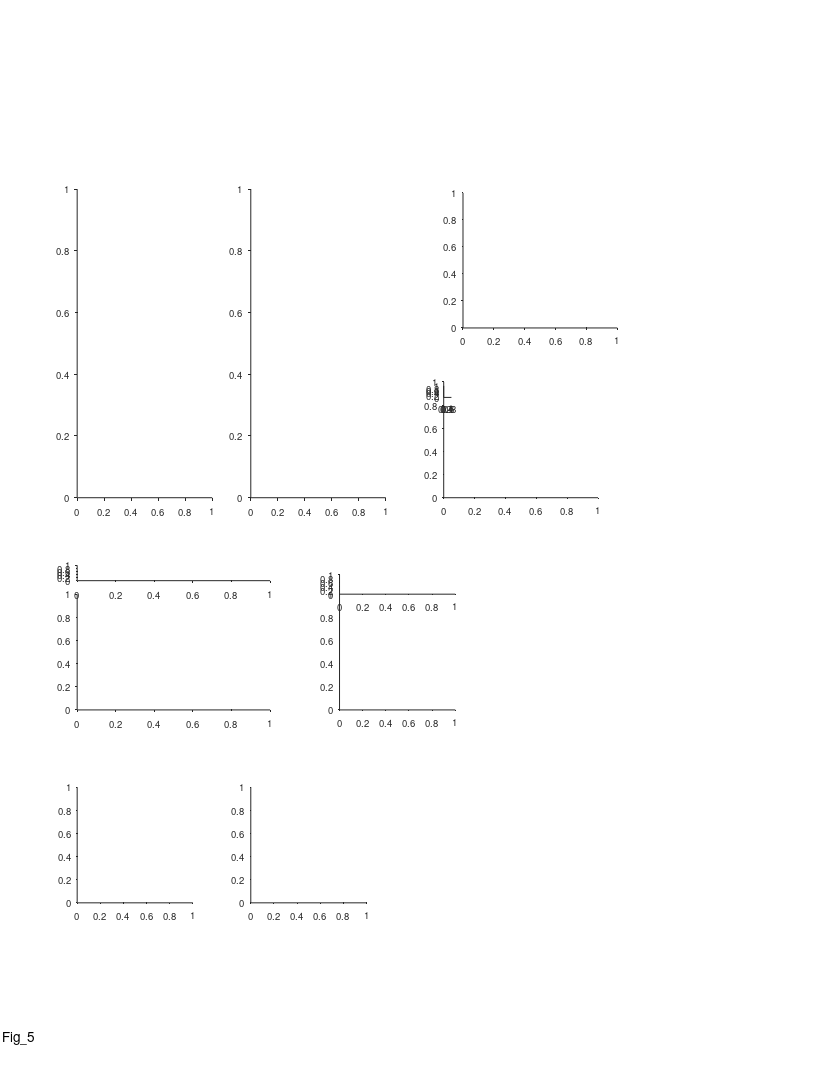

The MATLAB script that drew this image: (Note: this script raises an error after producing the figure.)
%% Replay - Fig 5 - 2 bats crossovers
%%
clear 
clc
close all

%% plotting options
params_opt = 11; % decoding opt 
novelty_session_num_thr = 5;
minSeqsThr = 30;

behavior_ex_opt = 2 % number 2 was chosen

replay_ex_opt = 1;
replay_examples_list = {
    {'rest',11,'b2299_d191213',20}
    };
replay_examples_list = cellfun(@(c)cell2struct(c,{'epoch_type','params_opt','exp_ID','event_num'},2), replay_examples_list)

%% graphics params
epoch_types = {'sleep','rest'};
epoch_type_clrs = {[.6 .1 .8],[.1 .8 .1]};
directions_clrs = {[0    0.3843    0.7451];[ 0.5216    0.2471         0]};

% timediff_max = inf;
timediff_max = 100;
exp_types = {'1 bat','2 bats'};
panels_xlim = [-0.0950    1.9950; -1.9500   40.9500; -0.4500   56.5500; -0.0210    0.4410];
panels_xticks = {[0 0.5 1 1.5],[0 20 40],[0:10:50],[0 0.2 0.4]};
smooth_method = 'movmean';
smooth_n_points = 19;

%% define output files
res_dir =  'L:\paper_replay\figures';
mkdir(res_dir)
fig_name_str = 'Fig_5';
fig_caption_str = ' ';
log_name_str = [fig_name_str '_log_file' '.txt'];
log_name_str = strrep(log_name_str , ':', '-');
log_name_str = strrep(log_name_str , ' ', '_');
log_name_out = fullfile(res_dir, log_name_str);

%% open log file
diary off
diary(log_name_out)
diary on
disp('Log file');
disp(['created: ', datestr(clock)]);
disp('======================================================');
disp([fig_name_str ':' fig_caption_str]);   
disp('======================================================');
disp('');

%% create figure
% figure_size_cm = [21.0 29.7]; % ~A4
figure_size_cm = [21.6 27.9]; % ~US letter
fig = figure;
% Some WYSIWYG options:
set(gcf,'DefaultAxesFontSize',7);
set(gcf,'DefaultAxesFontName','helvetica');
set(gcf,'DefaultAxesUnits','centimeters');
set(gcf,'PaperType','usletter')
% set(gcf,'PaperType','<custom>');
set(gcf,'PaperUnits','centimeters','PaperPosition',[0 0 figure_size_cm]);
set(gcf,'PaperOrientation','portrait');
set(gcf,'Units','centimeters','Position',get(gcf,'paperPosition')+[0 0 0 0]); % position on screen...
set(gcf, 'Renderer', 'painters');
% set(gcf, 'color', 'none');
set(groot, 'defaultAxesColor','None')
set(groot, 'defaultAxesTickDir', 'out');
set(groot,  'defaultAxesTickDirMode', 'manual');
annotation('textbox', [0.5 1 0 0], 'String',fig_name_str, 'HorizontalAlignment','center','Interpreter','none', 'FitBoxToText','on');

% create panels
panels{1}(1,1) = axes('position', [2 15 3.5 8]);
panels{1}(1,2) = axes('position', [6.5 15 3.5 8]);
panels{2}(1) = axes('position', [12 19.4 4 3.5]);
panels{3}(1) = axes('position', [11.5 15 4 3]);
panels{3}(2) = axes('position', [11.5 17.6 .2 .3]);
panels{4}(1) = axes('position', [2 9.5 5 3]);
panels{4}(2) = axes('position', [2 12.85 5 0.4]);
panels{5}(1) = axes('position', [8.8 9.5 3 3]);
panels{5}(2) = axes('position', [8.8 12.5 3 .5]);
panels{6}(1,1) = axes('position', [2 4.5 3 3]);
panels{6}(2,1) = axes('position', [6.5 4.5 3 3]);



%% ========================================================================
%% arrange sessions to load (novelty bats)
[exp_list,T] = decoding_get_inclusion_list();
T = T(exp_list,:);
novelty_exposure_bats = [184 2382];
novelty_exposure_bats_first_session = {'b0184_d191127','b2382_d190623'};
bat_novelty_session_mapping = containers.Map(novelty_exposure_bats,novelty_exposure_bats_first_session);
TF_novelty_bats = ismember(T.bat_num, novelty_exposure_bats);

%% get session number (from exposure)
exp_summary_t = DS_get_exp_summary();
for ii_exp = 1:height(exp_summary_t)
    exp = exp_summary_t(ii_exp,:);
    if any(exp.batNum == novelty_exposure_bats)
        exposure_exp_ID = bat_novelty_session_mapping(exp.batNum);
        exposure_date = exp_summary_t.date(exposure_exp_ID);
        TF = exp_summary_t.batNum ==exp.batNum &...
            exp_summary_t.date >= exposure_date &...
            exp_summary_t.date <= exp.date;
        session_num = sum(TF);
    else
        session_num = nan;
    end
    exp_summary_t{ii_exp,'session_num_from_exposure'} = session_num;
end
T = innerjoin(T,exp_summary_t,'Keys','exp_ID');

%% arrange to early and late sessions
early_days_IX = find(T.session_num_from_exposure <= novelty_session_num_thr);
late_days_IX = find(T.session_num_from_exposure > novelty_session_num_thr);
early_late_IX = {early_days_IX,late_days_IX};
exp_list = T.exp_ID;

%% load data
events_all_per_session = {};
for ii_epoch_type = 1:length(epoch_types)
    for ii_exp = 1:length(exp_list)
        exp_ID = exp_list{ii_exp};
        exp = exp_load_data(exp_ID,'details');
        epoch_type = epoch_types{ii_epoch_type};
        params_opt = 11;
        event_type = 'posterior';
        [events, params] = decoding_load_events_quantification(exp_ID, epoch_type, params_opt, event_type);
        [~, TF] = decoding_apply_seq_inclusion_criteria([events.seq_model]);
        events(~TF) = [];
        if isempty(events)
            continue;
        end
        [events.session_num_from_exposure] = deal(T.session_num_from_exposure(ii_exp));
        [events.recordingArena] = deal(exp.details.recordingArena);
        event_struct = events(1,[]);
        [events(2:end).prev_event] = disperse(events(1:end-1));
        events(1).prev_event = event_struct;
        if ~isfield(events,'rest_ball_num')
            [events.rest_ball_num] = deal(nan);
        end
        events_all_per_session{ii_epoch_type,ii_exp} = events;
    end
end

%% replay directionality bias - calc
directionality_contrast_index = [];
directionality_fraction = [];
directionality_binom_pval = [];
nSeqs = [];
for ii_epoch_type = 1:length(epoch_types)+1
    for ii_exp = 1:length(exp_list)
        switch ii_epoch_type
            case {1,2}
                events = events_all_per_session{ii_epoch_type,ii_exp};
            case 3
                events = [events_all_per_session{:,ii_exp}];
        end
        if isempty(events)
            continue;
        end
        seqs = [events.seq_model];
        n1 = sum([seqs.direction]==-1);
        n2 = sum([seqs.direction]==1);
        directionality_contrast_index(ii_epoch_type,ii_exp) = (n1-n2)/(n1+n2);
        directionality_fraction(ii_epoch_type,ii_exp) = (n1)/(n1+n2);
        binom_pval = myBinomTest(n1,n1+n2,0.5);
        directionality_binom_pval(ii_epoch_type,ii_exp) = binom_pval;
        directionality_binom_surprise(ii_epoch_type,ii_exp) = -log10(binom_pval);
        nSeqs(ii_epoch_type,ii_exp) = length(seqs);
    end
end
directionality_vals = cat(3,directionality_contrast_index,directionality_fraction,directionality_binom_pval,directionality_binom_surprise);
directionality_labels = {'contrast index','fraction','binom pval','binom surprise'};
% bat_sym_map = containers.Map(num2cell([184;2382]),{'+','x'});


%% replay directionality bias - example session
% replay_directionality_bias_ex_exp_ID_list = {'b0184_d191129','b0184_d191130'};
replay_directionality_bias_ex_exp_ID_list = {'b0184_d191130'};
for ii_ex = 1:length(replay_directionality_bias_ex_exp_ID_list)
    replay_directionality_bias_ex_exp_ID = replay_directionality_bias_ex_exp_ID_list{ii_ex};
    ii_exp = find(strcmp(T.exp_ID,replay_directionality_bias_ex_exp_ID));
    example_session_num_form_exposure = T.session_num_from_exposure(replay_directionality_bias_ex_exp_ID);
    for ii_epoch_type = 1:length(epoch_types)
        axes(panels{1}(ii_ex,ii_epoch_type))
        cla reset
        hold on
        events = events_all_per_session{ii_epoch_type,ii_exp};
        seqs = [events.seq_model];
        epoch_sep = find(diff([events.epoch_num])~=0)+0.5;
        seqs_edges = [seqs.start_pos_norm; seqs.end_pos_norm];
        seqs_IX = 1:length(seqs);
        if strcmp(epoch_types(ii_epoch_type),'sleep')
            plot([0 1],repmat(epoch_sep,2,1),':','LineWidth',1.5,'Color',0.5*[1 1 1]);
        end
        h=plot(seqs_edges,[seqs_IX;seqs_IX],'-','LineWidth',.55);
        dir_1_IX = [seqs.state_direction]==1;
        dir_2_IX = [seqs.state_direction]==-1;
        [h(dir_1_IX).Color] = disperse(repelem(directions_clrs(1),length(dir_1_IX)));
        [h(dir_2_IX).Color] = disperse(repelem(directions_clrs(2),length(dir_2_IX)));
        scatter(seqs_edges(1,:),seqs_IX, 3, [seqs.state_direction]==-1, "filled");
        hax=gca;
        hax.Colormap = cell2mat(directions_clrs);
        hax.XTick = [0 1];
        hax.YTick = [1 10*ceil(length(seqs)/10)];
        hax.XLim = [0 1];
        hax.YRuler.TickLabelGapOffset = -1;
        hax.XRuler.TickLabelGapOffset = 1;
        xlabel('Position (norm.)', 'Units','normalized', 'Position',[0.5 -0.02]);
        ylabel('Replay event no.', 'Units','normalized', 'Position',[-0.1 0.5]);
        text(0,-0.09,'Door','Units','normalized','FontSize',7,'HorizontalAlignment','center')
        switch epoch_types{ii_epoch_type}
            case 'sleep'
                title_str = 'Sleep replays';
            case 'rest'
                title_str = 'Awake replays';
        end
        title(title_str, 'Units','normalized', 'Position',[0.5 0.99],'FontWeight','normal');
    end
    title_str = {
        sprintf('Example session #%d:', example_session_num_form_exposure); ...
        'over-representation of replay directionality'};
    text(-.2, 1.12, title_str,'FontSize',9,'HorizontalAlignment','center','Units','normalized')
end

%% replay directionality bias - plot trend over exposure to enviroenment
axes(panels{2}(1));
cla reset
hold on
clrs = [epoch_type_clrs,'k'];
for ii_epoch_type = 1:length(epoch_types)+1
    c = clrs{ii_epoch_type};
%         sym = arrayfun(@(bat_num)bat_sym_map(bat_num),T.bat_num,'UniformOutput',false);
    x = T.session_num_from_exposure;
    y = directionality_contrast_index(ii_epoch_type,:);
    y(nSeqs(ii_epoch_type,:)<minSeqsThr) = nan;
    g = findgroups(T.bat_num);
    hs = gscatter(x,y,g,c,'ox',4,false);
    nPointsSmooth = 3;
    k = (nPointsSmooth-1)/2;
    xi = [-1 1].*k + [(1-k):(max(x)+k)]';
    xx=[];
    yy=[];
    for ii_xi = 1:size(xi,1)
        TF = x>=xi(ii_xi,1) & x<=xi(ii_xi,2);
        xx(ii_xi) = nanmedian(x(TF));
        yy(ii_xi) = nanmedian(y(TF));
    end
    plot(xx,yy,'-','Color',c);
end
hax=gca;
text(.5, 1.29, {'Replay directionality';'all sessions'},'FontSize',9,'HorizontalAlignment','center','Units','normalized')
% legend
x = [0.3 2]+32;
y = linspace(0.35,0,3)+0.6;
plot(x,y(1)*[1 1],'Color',clrs{1},'LineWidth',1.5,'Clipping','off')
plot(x,y(2)*[1 1],'Color',clrs{2},'LineWidth',1.5,'Clipping','off')
plot(x,y(3)*[1 1],'Color',clrs{3},'LineWidth',1.5,'Clipping','off')
x = x(end)+1;
text(x,y(1), "Sleep", 'FontSize',7)
text(x,y(2), "Awake", 'FontSize',7)
text(x,y(3), "Combined", 'FontSize',7)
xlabel('Session no.','Units','normalized','Position',[0.5 -0.05]);
ylabel('Replay directionality index')
ylim([-1 1])
xticks([1 40])
hax=gca;
hax.XRuler.TickLength(1) = 0.02;
hax.YRuler.TickLength(1) = 0.035;
hax.XRuler.TickLabelGapOffset = -1;
hax.YRuler.TickLabelGapOffset = 0;
% text(5.5,-0.75,"\leftarrow"+"session #"+example_session_num_form_exposure,'FontSize',8)
h=annotation('textarrow');
h.Parent=hax;
h.X = 3.5*[1 1];
h.Y = [1 0.85];
h.String = {'                  Sessions #3 and #4'};
h.FontSize = 7; h.HeadLength = 4; h.HeadWidth = 4;

%% ========================================================================




%% panels C - experimental setup
axes(panels{3}(1))
hold on
tunnel_2bats_image = imread('E:\Tamir\work\PROJECTS\LargeScale\paper_replay\figures\resources\tunnel_2bats.jpg');
imshow(tunnel_2bats_image);

axes(panels{3}(2))
cla reset
hold on
axis off
plot([0 1],[1 1],'LineWidth',2)
plot([0 1],[0 0],'LineWidth',1)
text(1.5,1,'Recorded bat','Units','normalized','FontSize',7,'HorizontalAlignment','left','VerticalAlignment','middle');
text(1.5,0,'Other bat','Units','normalized','FontSize',7,'HorizontalAlignment','left','VerticalAlignment','middle');
xlim([0 1])
ylim([0 1])

%% panels D - Behavior example
axes(panels{4}(1))
cla
hold on
switch behavior_ex_opt
    case 1
        exp_ID = 'b2299_d191205';
        ti_seconds_in_session = [5200 5600];
    case 2
        exp_ID = 'b2299_d191213';
        ti_seconds_in_session = 5850 +[0 4*60]+[0.4 -0.1]+[0.35 -0.13].*60; %[5850 6200];
    case 3
        exp_ID = 'b2299_d191213';
        ti_seconds_in_session = [2900 3600];
    case 4
        exp_ID = 'b2299_d191203';
        ti_seconds_in_session = [500 900];
    case 5
        exp_ID = 'b2299_d191203';
        ti_seconds_in_session = [2700 3200];
end
exp = exp_load_data(exp_ID, 'details', 'pos');
epoch_type = 'rest';
params_opt = 11;
event_type = 'posterior';
[events, params]= decoding_load_events_quantification(exp_ID, epoch_type, params_opt, event_type);
[seqs, TF] = decoding_apply_seq_inclusion_criteria([events.seq_model]);
events(~TF)=[];
session_ti = exp_get_sessions_ti(exp_ID,'Behave');
t0 = session_ti(1);
ti = ti_seconds_in_session.*1e6+t0;
lw = 2;
plot(exp.pos.proc_1D.ts, interp_nans(exp.pos.proc_1D.pos),'LineWidth',lw);
plot(exp.pos.proc_1D.other.ts, interp_nans(exp.pos.proc_1D.other.pos(1,:)),'LineWidth',1);
plot(exp.pos.proc_1D.co.ts,exp.pos.proc_1D.co.pos,'xk','MarkerSize',8)
plot([seqs.start_ts;seqs.end_ts],[seqs.start_pos; seqs.end_pos],'-k','LineWidth',1.);
plot([seqs.start_ts],[seqs.start_pos],'.k','MarkerSize',7)
% plot([seqs([seqs.direction]== 1).end_ts],[seqs([seqs.direction]== 1).end_pos],'^m','MarkerSize',2,'MarkerFaceColor','m');
% plot([seqs([seqs.direction]==-1).end_ts],[seqs([seqs.direction]==-1).end_pos],'vm','MarkerSize',2,'MarkerFaceColor','m');
xline(35969648929.0)
xlim(ti)
rescale_plot_data('x',[1e-6/60 ti(1)]);
ylim([0 135])
% xticks(linspace(0,135,4))
yticks(linspace(0,135,4))
xlabel('Time (min)', 'Units','normalized', 'Position',[0.5 -0.11]);
ylabel('Position (m)', 'Units','normalized', 'Position',[-0.13 .5]);
hax=gca;
hax.XRuler.TickLabelGapOffset = -1.8;
hax.YRuler.TickLabelGapOffset = 1;

%% legend
axes(panels{4}(2))
cla
hold on
plot([0 0.1],[0.8 0.8],'-','LineWidth',lw);
plot([0 0.1],[0.0 0.0],'-','LineWidth',1);
plot(0.6,0.8,'xk','MarkerSize',8);
plot([0.57 0.63],[0 0],'-k','LineWidth',1.);
plot(0.57,0,'.k','MarkerSize',7);
text(.15, .8, 'Recorded bat','FontSize',7,'HorizontalAlignment','left','VerticalAlignment','middle');
text(.15, .0, 'Other bat','FontSize',7,'HorizontalAlignment','left','VerticalAlignment','middle');
text(.7, .8, 'Cross-overs','FontSize',7,'HorizontalAlignment','left','VerticalAlignment','middle');
text(.7, .0, 'Replay','FontSize',7,'HorizontalAlignment','left','VerticalAlignment','middle');
xlim([0 1])
ylim([0 1])
axis off

%% replay example
if 1
%% load data
win_s = 1;
cmap = bone;
cmap = flipud(cmap);
ex = replay_examples_list(replay_ex_opt);
addFieldsToWorkspace(ex);
decode = decoding_load_data(exp_ID, epoch_type, params_opt);
exp = exp_load_data(exp_ID,'details','path','MUA','ripples');
events = decoding_load_events_quantification(exp_ID,epoch_type,params_opt,"posterior");
event = events(event_num);
seq = event.seq_model;
seq_ti = [event.start_ts event.end_ts];
t0 = mean(seq_ti);
ti = t0 + [-1 1].*win_s*1e6;

% TT = exp.ripples.stats.best_TT;
% [LFP.signal, LFP.ts, LFP.fs, LFP.params] = LFP_load(exp_ID,TT,'band','ripple','limits_ts',ti);
% LFP.avg_signal = nanmean(LFP.signal,[2 3]);

%% plot LFP
% axes(panels{3}(3));
% cla
% hold on
% plot(LFP.ts, LFP.avg_signal,'k');
% xlim(seq_ti+[-1 1].*0.2*range(seq_ti))
% xticks([])
% yticks([])
% rescale_plot_data('x',[1e-6 seq_ti(1)]);
% axis off
% title(sprintf('%s_%s_%d',epoch_type,exp_ID,event_num),'Interpreter','none','FontWeight','normal','FontSize',6);

%% plot posterior (state)
axes(panels{5}(2));
cla
hold on
IX = get_data_in_ti(decode.time, ti);
prob_t = decode.time(IX);
prob_state = squeeze(decode.posterior_state(event.state_num,IX));
plot(prob_t, prob_state, 'k','LineWidth',2);
hax = gca;
hax.XLim = prob_t([1 end]);
hax.YLim = [0 1];
hax.XTickLabel = [];
box on
colormap(cmap);
hax.XLim = seq_ti+[-1 1].*0.2*range(seq_ti);
hax.TickDir = 'out';
hax.TickLength = [0.02 0.02];
hax.XRuler.TickLabelGapOffset = -4;
ylabel('Prob.','Units','normalized','Position',[-0.22 0.5]);
rescale_plot_data('x',[1e-6 seq_ti(1)]);
    
%% plot posterior (position)
axes(panels{5}(1));
cla
hold on
IX = get_data_in_ti(decode.time, ti);
prob_t = decode.time(IX);
prob_pos = squeeze(decode.posterior(:,event.state_num,IX));
imagesc(prob_t, decode.pos, prob_pos);
plot([seq.start_ts seq.end_ts],[seq.start_pos seq.end_pos],'-r','LineWidth',0.8);
hax = gca;
clim_prctiles = [1 99];
hax.CLim = prctile(prob_pos(:),clim_prctiles);
% hax.CLim = [0 max(prob_pos(:))];
hax.XLim = prob_t([1 end]);
hax.YLim = [min(decode.pos) max(decode.pos)] + [-1 1].*median(diff(decode.pos))*1;
box on
colormap(cmap);
hax.XLim = seq_ti+[-1 1].*0.2*range(seq_ti);
hax.TickDir = 'out';
hax.TickLength = [0.02 0.02];
hax.XRuler.TickLabelGapOffset = -2;
xlabel('Time (s)','Units','normalized','Position',[0.5 -0.105]);
ylabel('Position (m)','Units','normalized','Position',[-0.22 0.5]);
rescale_plot_data('x',[1e-6 seq_ti(1)]);
plot(hax.XLim([1 1]),hax.YLim,'k-')
plot(hax.XLim([2 2]),hax.YLim,'k-')

%% link x axes
linkaxes(panels{5},'x');

%% add colorbar
hcb = colorbar('east');
hcb.Units = 'centimeters';
cb_offset = 1.12;
hcb.Position(1) = panels{5}(1).Position(1) + panels{5}(1).Position(3)*cb_offset;
cb_offset_middle = (hcb.Position(1)+hcb.Position(3)/2-panels{5}(1).Position(1))/panels{5}(1).Position(3);
hcb.Label.Rotation = -90;
hcb.Label.Position(1) = 1.5;
hcb.Label.String = 'Probability';
hcb.Ticks = [];
text(cb_offset_middle,1,'Max','Units','normalized','FontSize',7,'HorizontalAlignment','center');
text(cb_offset_middle,0,'0','Units','normalized','FontSize',7,'HorizontalAlignment','center');
% text(cb_offset_middle,1,clim_prctiles(2)+"%",'Units','normalized','FontSize',7,'HorizontalAlignment','center');
% text(cb_offset_middle,0,clim_prctiles(1)+"%",'Units','normalized','FontSize',7,'HorizontalAlignment','center');
end







%% panels C+D - scatters (load data)
% data_filename = 'F:\sequences\figures\replay_vs_crossover\replay_vs_crossover_opt_11_replay position between 25-115.mat';
% data_filename = 'F:\sequences\figures\replay_vs_crossover\replay_vs_crossover_opt_11_replay position between 25-115 & same map.mat';
% data_filename = 'F:\sequences\figures\replay_vs_crossover\replay_vs_crossover_opt_11_replay position between 25-115 & same map & forward.mat';
% data_filename = 'F:\sequences\figures\replay_vs_crossover\replay_vs_crossover_opt_11_replay position between 25-115 & same map & reverse.mat';
% data_filename = 'F:\sequences\figures\replay_vs_crossover\replay_vs_crossover_opt_11_replay position between 25-115 & replay distance_gt_5.mat';
% data_filename = 'F:\sequences\figures\replay_vs_crossover\replay_vs_crossover_opt_11_replay position between 25-115 & replay distance_gt_10.mat';
% data_filename = 'F:\sequences\figures\replay_vs_crossover\replay_vs_crossover_opt_11_replay position between 25-115 & forward.mat';
% data_filename = 'F:\sequences\figures\replay_vs_crossover\replay_vs_crossover_opt_11_replay position between 25-115 & reverse.mat';
% data_filename = 'F:\sequences\figures\replay_vs_crossover\replay_vs_crossover_opt_11_replay pos between 25-115, dec acc_gt_65%.mat';
data_filename = 'F:\sequences\figures\replay_vs_crossover\replay_vs_crossover_opt_11_replay pos between 25-115, dec acc_gt_70%.mat';
% data_filename = 'F:\sequences\figures\replay_vs_crossover\replay_vs_crossover_opt_11_replay pos between 25-115 & same map, dec acc_gt_65%.mat';
% data_filename = 'F:\sequences\figures\replay_vs_crossover\replay_vs_crossover_opt_11_replay pos between 25-115 & same map, dec acc_gt_70%.mat';

%% panels C - main scatter plot
axes(panels{6}(1,1))
cla reset
hold on
data = load(data_filename);
X = data.x(data.TF);
Y = data.y(data.TF);
scatter(X,Y,5,'k','filled');
axis equal
xlim([0 135])
ylim([0 135])
xticks(linspace(0,135,4))
yticks(linspace(0,135,4))
xlabel('Previous cross-over position (m)', 'Units','normalized', 'Position',[0.5 -0.16]);
ylabel('Replay position (m)', 'Units','normalized', 'Position',[-0.2 .5]);
% text(0.8,0.3,"{\itn} = "+ data.stats.n,'Units','normalized','FontSize',9);
% text(0.6,0.2,"{\itr} = "+ sprintf('%.2g',data.stats.Pearson.r), 'Units','normalized','FontSize',7);
% text(0.6,0.1,"{\itP} = "+ sprintf('%.2g',data.stats.Pearson.p), 'Units','normalized','FontSize',7);
text(.3,1.2,"{\it\rho} = "+ sprintf('%.2f',data.stats.Spearman.r), 'Units','normalized','FontSize',7);
text(.3,1.1,"{\itP} = "+ sprintf('%.2g',data.stats.Spearman.p), 'Units','normalized','FontSize',7);
% text(.3,1.3,"{\itn} = "+ sprintf('%d',sum(data.TF)), 'Units','normalized','FontSize',7);
% text(0,-.4,data.msg_str, 'Units','normalized','FontSize',10);
h=refline(1,0);
h.Color = .8.*[1 1 1];
hax=gca;
hax.XRuler.TickLength(1) = 0.035;
hax.YRuler.TickLength(1) = 0.024;
hax.XRuler.TickLabelGapOffset = -.5;
hax.YRuler.TickLabelGapOffset = 1;

%% panels D - scatter plot (control - next crossover)
axes(panels{6}(2,1))
cla reset
hold on
X = [data.seqs_all.next_co_pos];
Y = data.y;
X = X(data.TF)';
Y = Y(data.TF)';
[stats.Pearson.r, stats.Pearson.p] = corr(X,Y,'type','Pearson',rows='pairwise',tail='right');
[stats.Spearman.r, stats.Spearman.p] = corr(X,Y,'type','Spearman',rows='pairwise',tail='right');
scatter(X,Y,5,'k','filled');
axis equal
xlim([0 135])
ylim([0 135])
xticks(linspace(0,135,4))
yticks(linspace(0,135,4))
xlabel('Next cross-over position (m)', 'Units','normalized', 'Position',[0.5 -0.16]);
ylabel('Replay position (m)', 'Units','normalized', 'Position',[-0.2 .5]);
% text(0.8,0.3,"{\itn} = "+ data.stats.n,'Units','normalized','FontSize',9);
% text(0.8,0.2,"{\itr} = "+ sprintf('%.2g',stats.Pearson.r), 'Units','normalized','FontSize',7);
% text(0.8,0.1,"{\itP} = "+ sprintf('%.2g',stats.Pearson.p), 'Units','normalized','FontSize',7);
text(.3,1.2,"{\it\rho} = "+ sprintf('%.2f',stats.Spearman.r), 'Units','normalized','FontSize',7);
text(.3,1.1,"{\itP} = "+ sprintf('%.2f',stats.Spearman.p), 'Units','normalized','FontSize',7);
h=refline(1,0);
h.Color = .8.*[1 1 1];
hax=gca;
hax.XRuler.TickLength(1) = 0.035;
hax.YRuler.TickLength(1) = 0.024;
hax.XRuler.TickLabelGapOffset = -.5;
hax.YRuler.TickLabelGapOffset = 1;

%% add panel letters
font_size = 11;
axes(panels{1}(1))
text(-0.3,1.1, 'a', 'Units','normalized','FontWeight','bold','FontSize',font_size);
axes(panels{2}(1))
text(-0.3,1.25, 'b', 'Units','normalized','FontWeight','bold','FontSize',font_size);

axes(panels{3}(1))
text(-0.17,1.2, 'c', 'Units','normalized','FontWeight','bold','FontSize',font_size);
axes(panels{3}(2))
axes(panels{4}(1))
text(-0.2,1.3, 'd', 'Units','normalized','FontWeight','bold','FontSize',font_size);
axes(panels{5}(1))
text(-0.38,1.3, 'e', 'Units','normalized','FontWeight','bold','FontSize',font_size);
axes(panels{6}(1,1))
text(-0.35,1.15, 'f', 'Units','normalized','FontWeight','bold','FontSize',font_size);
axes(panels{6}(2,1))
text(-0.35,1.15, 'g', 'Units','normalized','FontWeight','bold','FontSize',font_size);

%%
fig_name = sprintf('%s',fig_name_str);
% fig_name = sprintf('%s_panel_B_opt_%d',fig_name,behavior_ex_opt);
fig_name = sprintf('%s_max_tdiff_%ds',fig_name,timediff_max);
[~,data_str,~] = fileparts(data_filename);
fig_name = sprintf('%s__%s',fig_name,data_str);
file_out = fullfile(res_dir, fig_name);
print(gcf, file_out, '-dpdf', '-cmyk', '-painters');
disp('figure saved!')

%%

%%
function str = genSignifStrAstricks(pval)
if pval < 0.001
    str = '***';
elseif pval < 0.01
    str = '**';
elseif pval < 0.05
    str = '*';
else
    str = 'n.s.';
end
end
